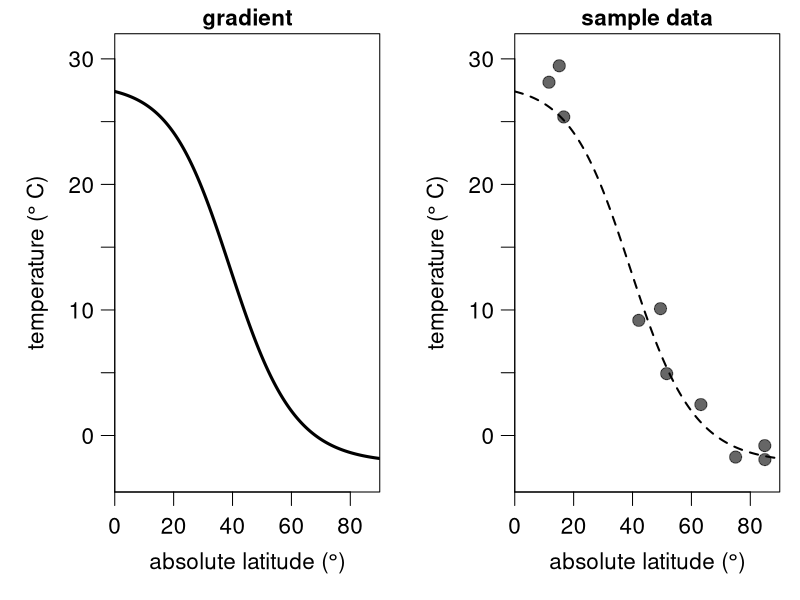
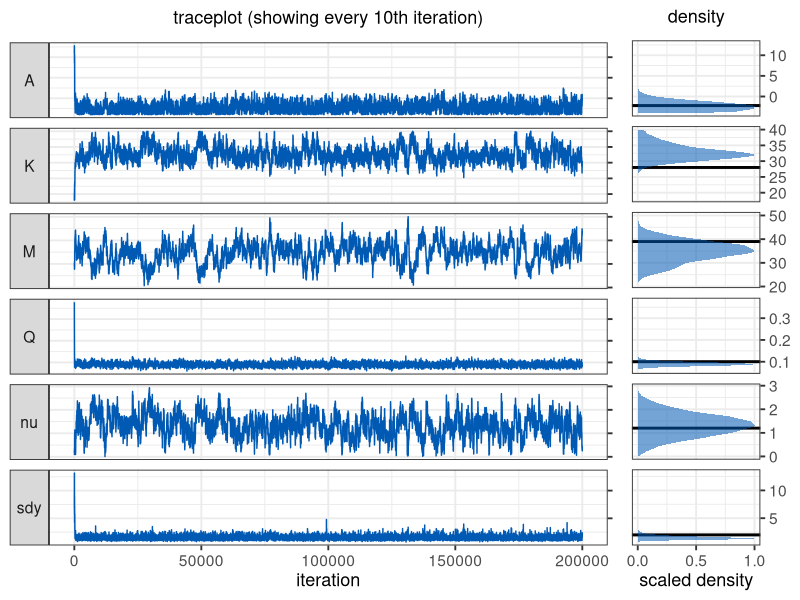
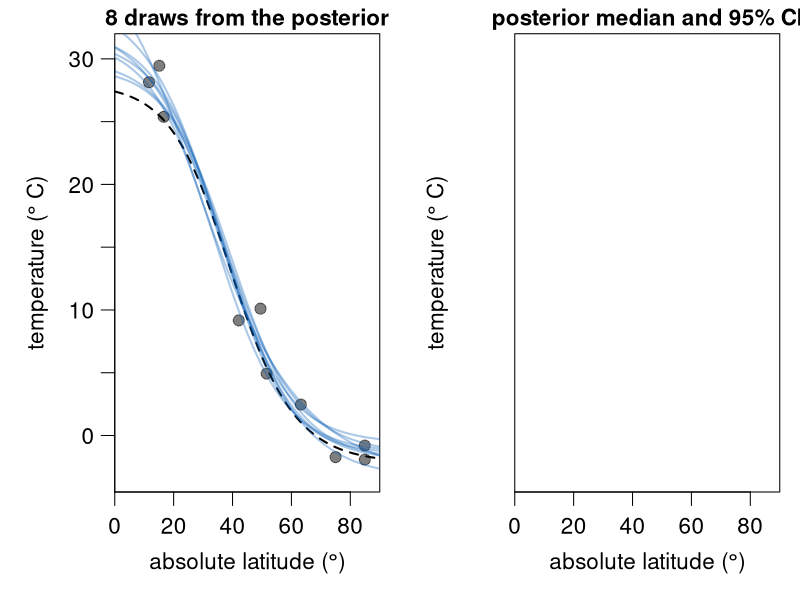

Source code (R) for these figures, in order: (Note: this script raises an error after producing the figures.)
######################################################
######################################################
### A Metropolis-Hastings algorithm for Latitudinal
### Temperature Gradients
###
### by Kilian Eichenseer
### February 2022
###
######################################################
######################################################
### FUNCTIONS

gradient <- function(x, coeff, sdy) { # sigma is labelled "sdy"
  A = coeff[1]
  K = coeff[2]
  M = coeff[3]
  Q = coeff[4]
  nu = coeff[5]
  return(A + max(c(K-A,0))/((1+(nu*exp(Q*(x-M))))^(1/nu)) + rnorm(length(x),0,sdy))
}

loglik <- function(x, y,  coeff, sdy) {
  A = coeff[1]
  K = coeff[2]
  M = coeff[3]
  Q = coeff[4]
  nu = coeff[5]
  pred = A + max(c(K-A,0))/((1+(nu*exp(Q*(x-M))))^(1/nu))
  return(sum(dnorm(y, mean = pred, sd = sdy, log = TRUE)))
}

logprior <- function(coeff) {
  return(sum(c(
    dunif(coeff[1], -4, 40, log = TRUE),
    dunif(coeff[2], -4, 40, log = TRUE),
    dnorm(coeff[3], 45, 10, log = TRUE),
    dlnorm(coeff[4], -2.4, 0.1, log = TRUE),
    dgamma(coeff[5], 1, 1, log = TRUE))))
}

logposterior <- function(x, y, coeff, sdy){
  return (loglik(x, y, coeff, sdy) + logprior(coeff))
}

MH_propose <- function(coeff, proposal_sd){
  return(rnorm(5,mean = coeff, sd= c(.5,.5,.5,0.01,0.07)))
}

weighted_var <- function(x, weights, sum_weights) {
  sum(weights*((x-sum(weights*x)/sum_weights)^2))/(sum_weights)
}

# Main MCMCM function
run_MCMC <- function(x, y, coeff_inits, sdy_init, nIter, proposal_sd_init = rep(10,5), nAdapt = 10000){
  ### Initialisation
  coefficients = array(dim = c(nIter,5)) # set up array to store coefficients
  coefficients[1,] = coeff_inits # initialise coefficients
  sdy = rep(NA_real_,nIter) # set up vector to store sdy
  sdy[1] = sdy_init # intialise sdy
  A_sdy = 3 # parameter for the prior on the inverse gamma distribution of sdy
  B_sdy = 0.1 # parameter for the prior on the inverse gamma distribution of sdy
  n <- length(y)
  shape_sdy <- A_sdy+n/2 # shape parameter for the inverse gamma
  sd_it <- 1
  coeff_sd <- array(NA_real_,dim = c(nAdapt,5))
  coeff_sd[1:2,] <- proposal_sd_init
  coeff_diff <- array(NA_real_,dim = c(nAdapt,5))
  allWeights <- exp((-(nAdapt-2)):0/500)
  accept <- rep(NA,nIter)
  ### The MCMC loop
  for (i in 2:nIter){

    ## 1. Gibbs step to estimate sdy
    sdy[i] = sqrt(1/rgamma(1,shape_sdy,B_sdy+0.5*sum((y-gradient(x,coefficients[i-1,],0))^2)))

    ## 2. Metropolis-Hastings step to estimate the regression coefficients
    proposal = MH_propose(coefficients[i-1,],coeff_sd[sd_it,]) # new proposed values
    if(any(proposal[c(4,5)] <= 0)) HR = 0 else # Q and nu need to be >0
      # Hasting's ratio of the proposal
      HR = exp(logposterior(x = x, y = y, coeff = proposal, sdy = sdy[i]) -
                 logposterior(x = x, y = y, coeff = coefficients[i-1,], sdy = sdy[i]))

    #if(gradient(65, proposal,0) >10) HR = 0
    # accept proposal with probability = min(HR,1)
    if (runif(1) < HR){
      accept[i] <- 1
      coefficients[i,] = proposal
      # if proposal is rejected, keep the values from the previous iteration
    }else{
      accept[i] <- 0
      coefficients[i,] = coefficients[i-1,]
    }
    # Adaptation of proposal SD
    if(i < nAdapt){

    coeff_diff[i,] <- coefficients[i,]-coefficients[i-1,]
    if(i>=3) {
    weights = allWeights[(nAdapt-i+2):nAdapt-1]
    sum_weights = sum(weights)
    weighted_var_coeff <- apply(coeff_diff[2:i,], 2, function(f) weighted_var(
                            f, weights = weights, sum_weights = sum_weights))


    coeff_sd[i+1,] <- ifelse(weighted_var_coeff==0,
                           sqrt(coeff_sd[i,]^2/10),
                           sqrt(2.4^2 * weighted_var_coeff))
    }
    sd_it <- i
    }
  } # end of the MCMC loop

  ###  Function output
  output = list(data.frame(A = coefficients[,1],
                      K = coefficients[,2],
                      M = coefficients[,3],
                      Q = coefficients[,4],
                      nu = coefficients[,5],
                      sdy = sdy),
                coeff_sd,
                accept)
  return(output)
}
# for plotting the 95 % CI shading
error_polygon <- function(x,en,ep,color) {
  polygon( c(x[1], x, x[length(x)], x[length(x)], rev(x), x[1]),
           c((ep)[1],ep, (ep)[length(ep)], (en)[length(en)], rev(en), (en)[1]),
           border = NA, col = color)
}


### Data creation
set.seed(2)
sample_lat <- runif(10,0,90)
sample_data <- data.frame(
  x = sample_lat,
  y = gradient(x = sample_lat, coeff = c(-2.2, 28, 39, 0.1, 1.2), sd = 2))


### Analysis
nIter <- 200000
system.time({m <- run_MCMC(x = sample_data$x, y = sample_data$y,
              coeff_inits = c(10,20,30,0.4,0.4), sdy_init = 5, nIter = nIter,
              nAdapt = 5000)})
#matplot(log10(m[[2]]))
table(m[[3]])/200000
m[[2]][5000,]
######################################################
######################################################
### PLOTS

######################################################
## Plots of the data


layout(matrix(c(1,2), nrow = 1, ncol = 2, byrow = TRUE))

par(mar = c(4,4.25,1.25,0.75), las = 1, mgp = c(2.25,0.75,0), cex = 1.35)
latitude <- seq(0,90,by=0.2)
temperature <- gradient(x = latitude, coeff = c(-2.2, 28, 39, 0.1, 1.2), sd = 0)
plot(latitude, temperature, type = "l", lwd = 3, ylim = c(-4.5,32),
     xlab = expression ("absolute latitude ("*degree*")"), yaxt = "n",
     ylab = expression("temperature ("*degree~"C)"), yaxs = "i", xaxs = "i",
     xlim = c(0,90), main = "gradient", cex.main = 1)
axis(2,seq(-5,30,5),c(NA,0,NA,10,NA,20,NA,30))


plot(latitude, temperature, type = "l", lwd = 2, ylim = c(-4.5,32),
     xlab = expression ("absolute latitude ("*degree*")"), yaxt = "n",
     ylab = expression("temperature ("*degree~"C)"), yaxs = "i", xaxs = "i",
     xlim = c(0,90), main = "sample data", lty= 2, cex.main = 1)
points(sample_data$x, sample_data$y,  pch = 19, cex = 1.2, col = rgb(0,0,0,0.6), xpd = T)
axis(2,seq(-5,30,5),c(NA,0,NA,10,NA,20,NA,30))
par(mfrow = c(1,1))
######################################################
## Posterior checks

library(ggplot2)
library(dplyr)
library(reshape)
library(cowplot)
m <- m[[1]] %>% mutate(iteration = 1:nrow(.))
mm <- melt(m,id.vars = "iteration")
mm <- mm %>% mutate(trueval = rep(c(-2.2, 28, 39, 0.1, 1.2, 2), each = nrow(m)))

facet.labs = c("F", "K", "M", "Q", expression(nu), expression(sigma["y"]))
names(facet.labs) <- c("A", "K", "M", "Q", "nu", "sdy")

p1 <- ggplot(mm %>% filter(iteration %% 10 == 0)) + geom_line(aes(x = iteration, y = value),
                                                              colour = rgb(0,0.35,0.7,1))+
  facet_grid(variable ~ ., switch = "y",scales = "free_y",
             labeller = labeller(variable = facet.labs)) +
  theme(legend.position = "none")+
  theme_bw(base_size = 14)+
  theme(strip.text.y.left = element_text(angle = 0))+
  scale_y_continuous(position = "right")+
  ylab(NULL)+
  ggtitle(expression("traceplot (showing every 10th"~"iteration)"))+
  theme(plot.title = element_text(size = 13, face = "bold",hjust = 0.5),
        axis.title=element_text(size=13), axis.text.y=element_blank(),)


p2 <- ggplot(mm %>% filter(iteration %% 10 == 0)) +
  geom_vline(aes(xintercept = trueval), colour = "black", size = 1,linetype = "solid")+

  stat_density(aes(x = value, y =..scaled..),
               fill = rgb(0,0.35,0.7,0.55), size = 1.5)+
  facet_grid(variable ~ ., scales = "free_y")+
  theme(legend.position = "none")+
  theme_bw(base_size = 14)+
  theme(strip.background = element_blank(),
        strip.text.y = element_blank())+
  scale_y_continuous(position = "left",breaks = c(0,0.5,1))+
  scale_x_continuous(position = "top")+
  coord_flip()+
  ylab("scaled density")+
  xlab(NULL)+
  ggtitle(expression("density"))+
  theme(plot.title = element_text(size = 13, face = "bold",hjust = 0.5),
        axis.title=element_text(size=13))

plot_grid(p1, p2, ncol = 2, labels = c("", ""),
          rel_widths = c(7,2))

######################################################
## Gradient from posterior
burnin <- 10000
# Calculate confidence intervals
sample_it <- sample((burnin+1):nIter,1000)
grad_025 <- sapply(1:length(latitude), function(f) quantile(
  apply(m[sample_it,1:5],1,function(a) gradient(x=latitude[f], coeff =  a, sdy = 0)),
  probs = 0.025))
grad_975 <- sapply(1:length(latitude), function(f) quantile(
  apply(m[sample_it,1:5],1,function(a) gradient(x=latitude[f], coeff =  a, sdy = 0)),
  probs = 0.975))
error_polygon <- function(x,en,ep,color) {
  polygon( c(x[1], x, x[length(x)], x[length(x)], rev(x), x[1]),
           c((ep)[1],ep, (ep)[length(ep)], (en)[length(en)], rev(en), (en)[1]),
           border = NA, col = color)
}
layout(matrix(c(1,2), nrow = 1, ncol = 2, byrow = TRUE))
par(mar = c(4,4.25,1.25,0.75), las = 1, mgp = c(2.25,0.75,0), cex = 1.35)
latitude <- seq(0,90,by=0.5)
temperature <- gradient(x = latitude, coeff = c(-2.2, 28, 39, 0.1, 1.2), sdy = 0)
plot(latitude, temperature, type = "l", lwd = 2, ylim = c(-4.5,32),
     xlab = expression ("absolute latitude ("*degree*")"), yaxt = "n",
     ylab = expression("temperature ("*degree~"C)"), yaxs = "i", xaxs = "i", lty = 2,
     xlim = c(0,90), main = "8 draws from the posterior", cex.main = 1)
points(sample_data$x, sample_data$y,  pch = 19, cex = 1.1, col = rgb(0,0,0,0.5), xpd = T)
replicate(8, points(latitude, gradient(x = latitude, coeff =
                           unlist(m[sample((burnin+1):nIter,1),1:5]), sdy = 0),
                           type = "l", col = rgb(0,0.35,0.7,0.33), lwd = 2))
axis(2,seq(-5,30,5),c(NA,0,NA,10,NA,20,NA,30))


plot(latitude, temperature, type = "n", lwd = 2, ylim = c(-4.5,32),
     xlab = expression ("absolute latitude ("*degree*")"), yaxt = "n",
     ylab = expression("temperature ("*degree~"C)"), yaxs = "i", xaxs = "i", lty = 2,
     xlim = c(0,90), main = "posterior median and 95% CI", cex.main = 1)


error_polygon(latitude,grad_025,grad_975,rgb(0.65,0.775,0.9,1))
#error_polygon(latitude,grad_025,grad_975,rgb(0,0.35,0.7,0.33)) # bug, doesn't work if outside plot region

points(sample_data$x, sample_data$y,  pch = 19, cex = 1.1, col = rgb(0,0,0,0.5), xpd = T)

points(latitude, gradient(x=latitude, coeff =  apply(m[sample_it,1:5],2,median),
                          sdy = 0), type = "l", lwd = 3, col = rgb(0,0.35,0.7,0.75))
points(latitude, temperature, type = "l", lwd = 2, lty = 2)
axis(2,seq(-5,30,5),c(NA,0,NA,10,NA,20,NA,30))
